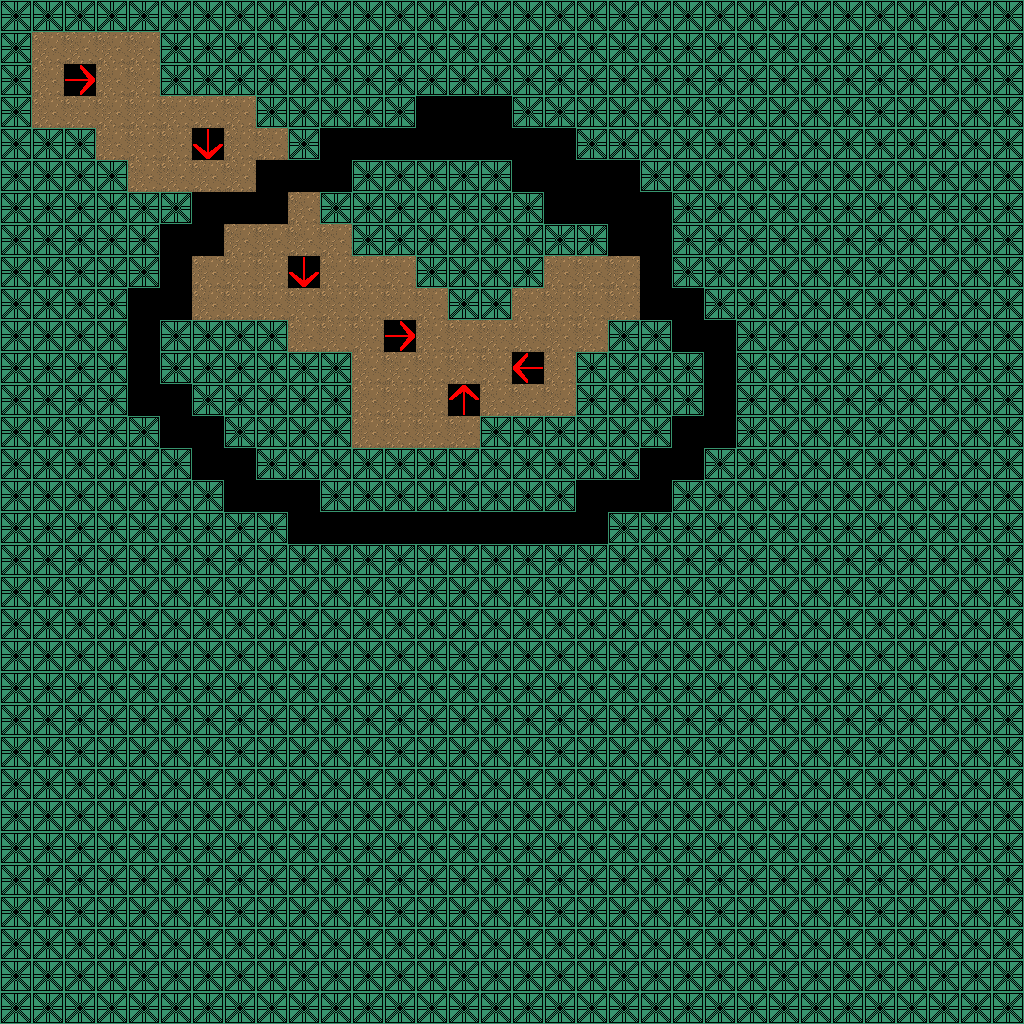

Tiled map render using the project's own tile images. Description and the whole map definition, tile-layer contents included, below:
An orthogonal 32x32 tile map with 32x32 px tiles, 1 tile layer (Tile Layer 1).

<map version="1.2" tiledversion="1.2.1" orientation="orthogonal" renderorder="right-down" width="32" height="32" tilewidth="32" tileheight="32" infinite="0" nextlayerid="6" nextobjectid="1">
 <tileset firstgid="1" source="spritesheet-tiles.tsx" />
 <layer id="5" name="Tile Layer 1" width="32" height="32">
  <data encoding="csv">
2,2,2,2,2,2,2,2,2,2,2,2,2,2,2,2,2,2,2,2,2,2,2,2,2,2,2,2,2,2,2,2,
2,1,1,1,1,2,2,2,2,2,2,2,2,2,2,2,2,2,2,2,2,2,2,2,2,2,2,2,2,2,2,2,
2,1,3,1,1,2,2,2,2,2,2,2,2,2,2,2,2,2,2,2,2,2,2,2,2,2,2,2,2,2,2,2,
2,1,1,1,1,1,1,1,2,2,2,2,2,0,0,0,2,2,2,2,2,2,2,2,2,2,2,2,2,2,2,2,
2,2,2,1,1,1,2684354563,1,1,2,0,0,0,0,0,0,0,0,2,2,2,2,2,2,2,2,2,2,2,2,2,2,
2,2,2,2,1,1,1,1,0,0,0,2,2,2,2,2,0,0,0,0,2,2,2,2,2,2,2,2,2,2,2,2,
2,2,2,2,2,2,0,0,0,1,2,2,2,2,2,2,2,0,0,0,0,2,2,2,2,2,2,2,2,2,2,2,
2,2,2,2,2,0,0,1,1,1,1,2,2,2,2,2,2,2,2,0,0,2,2,2,2,2,2,2,2,2,2,2,
2,2,2,2,2,0,1,1,1,2684354563,1,1,1,2,2,2,2,1,1,1,0,2,2,2,2,2,2,2,2,2,2,2,
2,2,2,2,0,0,1,1,1,1,1,1,1,1,2,2,1,1,1,1,0,0,2,2,2,2,2,2,2,2,2,2,
2,2,2,2,0,2,2,2,2,1,1,1,3,1,1,1,1,1,1,2,2,0,0,2,2,2,2,2,2,2,2,2,
2,2,2,2,0,2,2,2,2,2,2,1,1,1,1,1,3221225475,1,2,2,2,2,0,2,2,2,2,2,2,2,2,2,
2,2,2,2,0,0,2,2,2,2,2,1,1,1,1610612739,1,1,1,2,2,2,2,0,2,2,2,2,2,2,2,2,2,
2,2,2,2,2,0,0,2,2,2,2,1,1,1,1,2,2,2,2,2,2,0,0,2,2,2,2,2,2,2,2,2,
2,2,2,2,2,2,0,0,2,2,2,2,2,2,2,2,2,2,2,2,0,0,2,2,2,2,2,2,2,2,2,2,
2,2,2,2,2,2,2,0,0,0,2,2,2,2,2,2,2,2,0,0,0,2,2,2,2,2,2,2,2,2,2,2,
2,2,2,2,2,2,2,2,2,0,0,0,0,0,0,0,0,0,0,2,2,2,2,2,2,2,2,2,2,2,2,2,
2,2,2,2,2,2,2,2,2,2,2,2,2,2,2,2,2,2,2,2,2,2,2,2,2,2,2,2,2,2,2,2,
2,2,2,2,2,2,2,2,2,2,2,2,2,2,2,2,2,2,2,2,2,2,2,2,2,2,2,2,2,2,2,2,
2,2,2,2,2,2,2,2,2,2,2,2,2,2,2,2,2,2,2,2,2,2,2,2,2,2,2,2,2,2,2,2,
2,2,2,2,2,2,2,2,2,2,2,2,2,2,2,2,2,2,2,2,2,2,2,2,2,2,2,2,2,2,2,2,
2,2,2,2,2,2,2,2,2,2,2,2,2,2,2,2,2,2,2,2,2,2,2,2,2,2,2,2,2,2,2,2,
2,2,2,2,2,2,2,2,2,2,2,2,2,2,2,2,2,2,2,2,2,2,2,2,2,2,2,2,2,2,2,2,
2,2,2,2,2,2,2,2,2,2,2,2,2,2,2,2,2,2,2,2,2,2,2,2,2,2,2,2,2,2,2,2,
2,2,2,2,2,2,2,2,2,2,2,2,2,2,2,2,2,2,2,2,2,2,2,2,2,2,2,2,2,2,2,2,
2,2,2,2,2,2,2,2,2,2,2,2,2,2,2,2,2,2,2,2,2,2,2,2,2,2,2,2,2,2,2,2,
2,2,2,2,2,2,2,2,2,2,2,2,2,2,2,2,2,2,2,2,2,2,2,2,2,2,2,2,2,2,2,2,
2,2,2,2,2,2,2,2,2,2,2,2,2,2,2,2,2,2,2,2,2,2,2,2,2,2,2,2,2,2,2,2,
2,2,2,2,2,2,2,2,2,2,2,2,2,2,2,2,2,2,2,2,2,2,2,2,2,2,2,2,2,2,2,2,
2,2,2,2,2,2,2,2,2,2,2,2,2,2,2,2,2,2,2,2,2,2,2,2,2,2,2,2,2,2,2,2,
2,2,2,2,2,2,2,2,2,2,2,2,2,2,2,2,2,2,2,2,2,2,2,2,2,2,2,2,2,2,2,2,
2,2,2,2,2,2,2,2,2,2,2,2,2,2,2,2,2,2,2,2,2,2,2,2,2,2,2,2,2,2,2,2
</data>
 </layer>
</map>